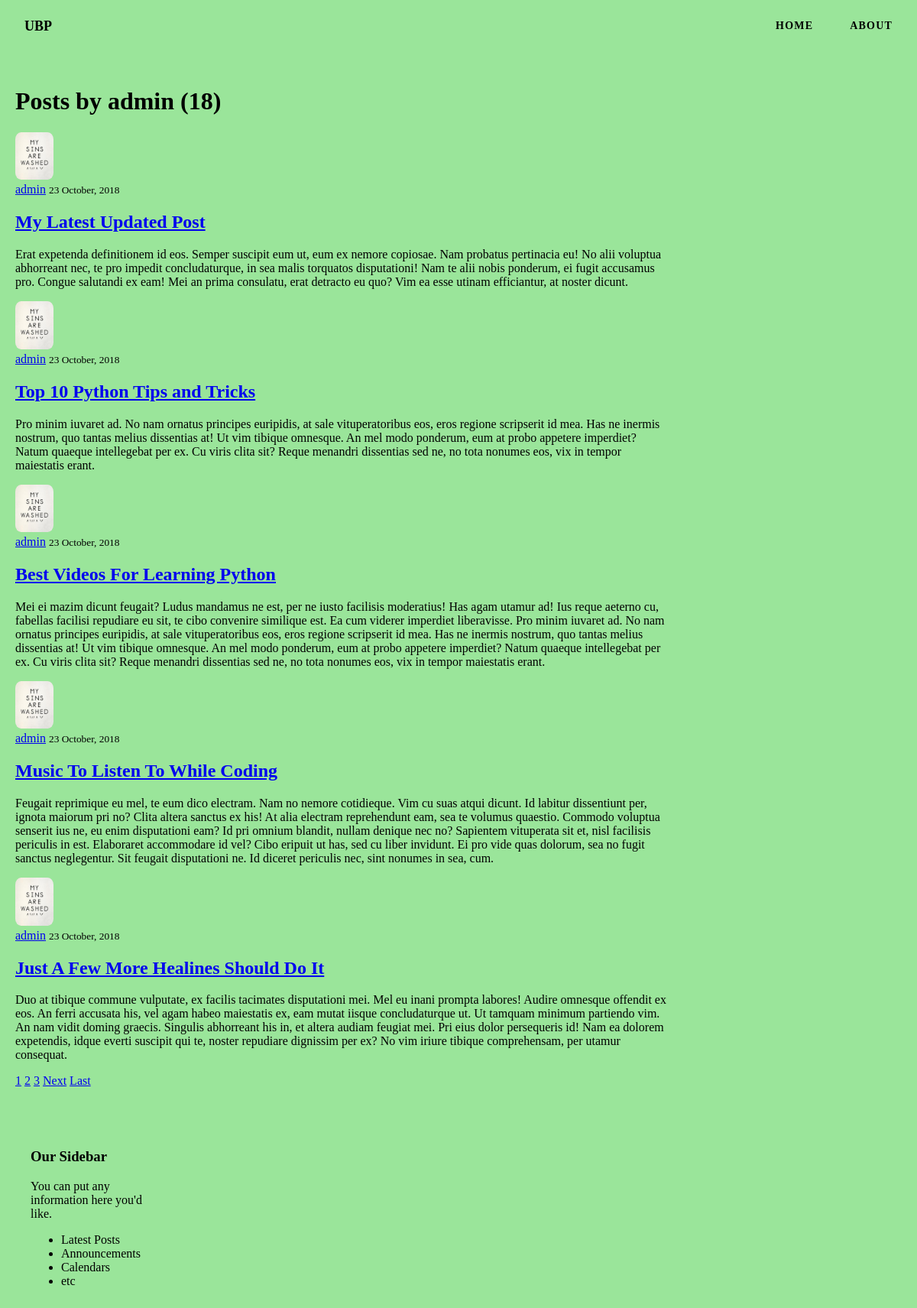
Screenshot of /user/admin with the database file from the repository.
### blog/models.py (models this page shows, shortened)
class Post(models.Model):
    title = models.CharField(max_length=100)
    content = models.TextField()
    date_posted = models.DateTimeField(default=timezone.now)
    author = models.ForeignKey(User, on_delete=models.CASCADE)  # on_delete = u slučaju kada se obriše user, obrisati će se i svi njegovi postovi

### users/models.py (models this page shows, shortened)
class Profile(models.Model):
    user = models.OneToOneField(User, on_delete=models.CASCADE)
    image = models.ImageField(default='default.jpg', upload_to='profile_pics')

### blog/views.py (the view)
# urls.py: path('user/<str:username>', UserPostListView.as_view(), name='user-posts'),
class UserPostListView(ListView):
    model = Post
    template_name = 'blog/user_posts.html'
    context_object_name = 'posts'
    paginate_by = 5     # podešavanje koliko postova po stranici
    def get_queryset(self):
        user = get_object_or_404(User, username=self.kwargs.get('username'))
        return Post.objects.filter(author=user).order_by('-date_posted')

### blog/templates/blog/user_posts.html (shortened to what this page needs)
{% extends "blog/base.html" %}
{% block content %}
    <h1 class="">Posts by {{ view.kwargs.username }} ({{ page_obj.paginator.count }})</h1>
    {% for post in posts %}
        <article class="">
            <img class="user-logo" src="{{ post.author.profile.image.url }}">
            <div class="">
                <div class="">
                    <a class="" href="{% url 'user-posts' post.author.username %}">{{ post.author }}</a>
                    <small class="">{{ post.date_posted|date:"d F, Y" }}</small>
                </div>
                <h2><a class="" href="{% url 'post-detail' post.id %}">{{ post.title }}</a></h2>
                <p class="">{{ post.content }}</p>
            </div>
        </article>
    {% endfor %}
    {% if is_paginated %}
        {% for num in page_obj.paginator.page_range %}
            {% if page_obj.number == num %}
                <a class="" href="?page={{ num }}">{{ num }}</a>
            {% elif num > page_obj.number|add:'-3' and num < page_obj.number|add:'3' %}
                <a class="" href="?page={{ num }}">{{ num }}</a>
            {% endif %}
        {% endfor %}
        {% if page_obj.has_next %}
            <a class="" href="?page={{ page_obj.next_page_number }}">Next</a>
            <a class="" href="?page={{ page_obj.paginator.num_pages }}">Last</a>
        {% endif %}
    {% endif %}
{% endblock content %}

### blog/static/blog/main.css (style rules this page uses)
* { box-sizing: border-box; }
html { margin: 0; padding: 0; width: 100%; height: 100vh; }
body { margin: 0; padding: 0; width: 100%; height: 100vh; font-family: Poppins; font-weight: 400; background-color: #9ae59a; }
.user-logo { width: 50px; height: auto; border-radius: 15%; }

### rows the page displays
Post: author.profile.image (picture), author "admin", date_posted "23 October, 2018", title "My Latest Updated Post", content "Erat expetenda definitionem id eos. Semper suscipit eum ut, eum ex nemore copiosae. Nam probatus pertinacia eu! No alii voluptua abhorreant nec, te pro impedit concludaturque, in sea malis torquatos disputationi! Nam te alii nobis ponderum, ei fugit accusamus pro. Congue salutandi ex eam! Mei an prima consulatu, erat detracto eu quo? Vim ea esse utinam efficiantur, at noster dicunt."
Post: author.profile.image (picture), author "admin", date_posted "23 October, 2018", title "Top 10 Python Tips and Tricks", content "Pro minim iuvaret ad. No nam ornatus principes euripidis, at sale vituperatoribus eos, eros regione scripserit id mea. Has ne inermis nostrum, quo tantas melius dissentias at! Ut vim tibique omnesque. An mel modo ponderum, eum at probo appetere imperdiet? Natum quaeque intellegebat per ex. Cu viris clita sit? Reque menandri dissentias sed ne, no tota nonumes eos, vix in tempor maiestatis erant."
Post: author.profile.image (picture), author "admin", date_posted "23 October, 2018", title "Best Videos For Learning Python", content "Mei ei mazim dicunt feugait? Ludus mandamus ne est, per ne iusto facilisis moderatius! Has agam utamur ad! Ius reque aeterno cu, fabellas facilisi repudiare eu sit, te cibo convenire similique est. Ea cum viderer imperdiet liberavisse. Pro minim iuvaret ad. No nam ornatus principes euripidis, at sale vituperatoribus eos, eros regione scripserit id mea. Has ne inermis nostrum, quo tantas melius dissentias at! Ut vim tibique omnesque. An mel modo ponderum, eum at probo appetere imperdiet? Natum quaeque intellegebat per ex. Cu viris clita sit? Reque menandri dissentias sed ne, no tota nonumes eos, vix in tempor maiestatis erant."
Post: author.profile.image (picture), author "admin", date_posted "23 October, 2018", title "Music To Listen To While Coding", content "Feugait reprimique eu mel, te eum dico electram. Nam no nemore cotidieque. Vim cu suas atqui dicunt. Id labitur dissentiunt per, ignota maiorum pri no? Clita altera sanctus ex his! At alia electram reprehendunt eam, sea te volumus quaestio. Commodo voluptua senserit ius ne, eu enim disputationi eam? Id pri omnium blandit, nullam denique nec no? Sapientem vituperata sit et, nisl facilisis periculis in est. Elaboraret accommodare id vel? Cibo eripuit ut has, sed cu liber invidunt. Ei pro vide quas dolorum, sea no fugit sanctus neglegentur. Sit feugait disputationi ne. Id diceret periculis nec, sint nonumes in sea, cum."
Post: author.profile.image (picture), author "admin", date_posted "23 October, 2018", title "Just A Few More Healines Should Do It", content "Duo at tibique commune vulputate, ex facilis tacimates disputationi mei. Mel eu inani prompta labores! Audire omnesque offendit ex eos. An ferri accusata his, vel agam habeo maiestatis ex, eam mutat iisque concludaturque ut. Ut tamquam minimum partiendo vim. An nam vidit doming graecis. Singulis abhorreant his in, et altera audiam feugiat mei. Pri eius dolor persequeris id! Nam ea dolorem expetendis, idque everti suscipit qui te, noster repudiare dignissim per ex? No vim iriure tibique comprehensam, per utamur consequat."

### other values shown
{{ view.kwargs.username }} "admin"
{{ page_obj.paginator.count }} "18"
{{ num }} "1"
{{ num }} "2" "3"
